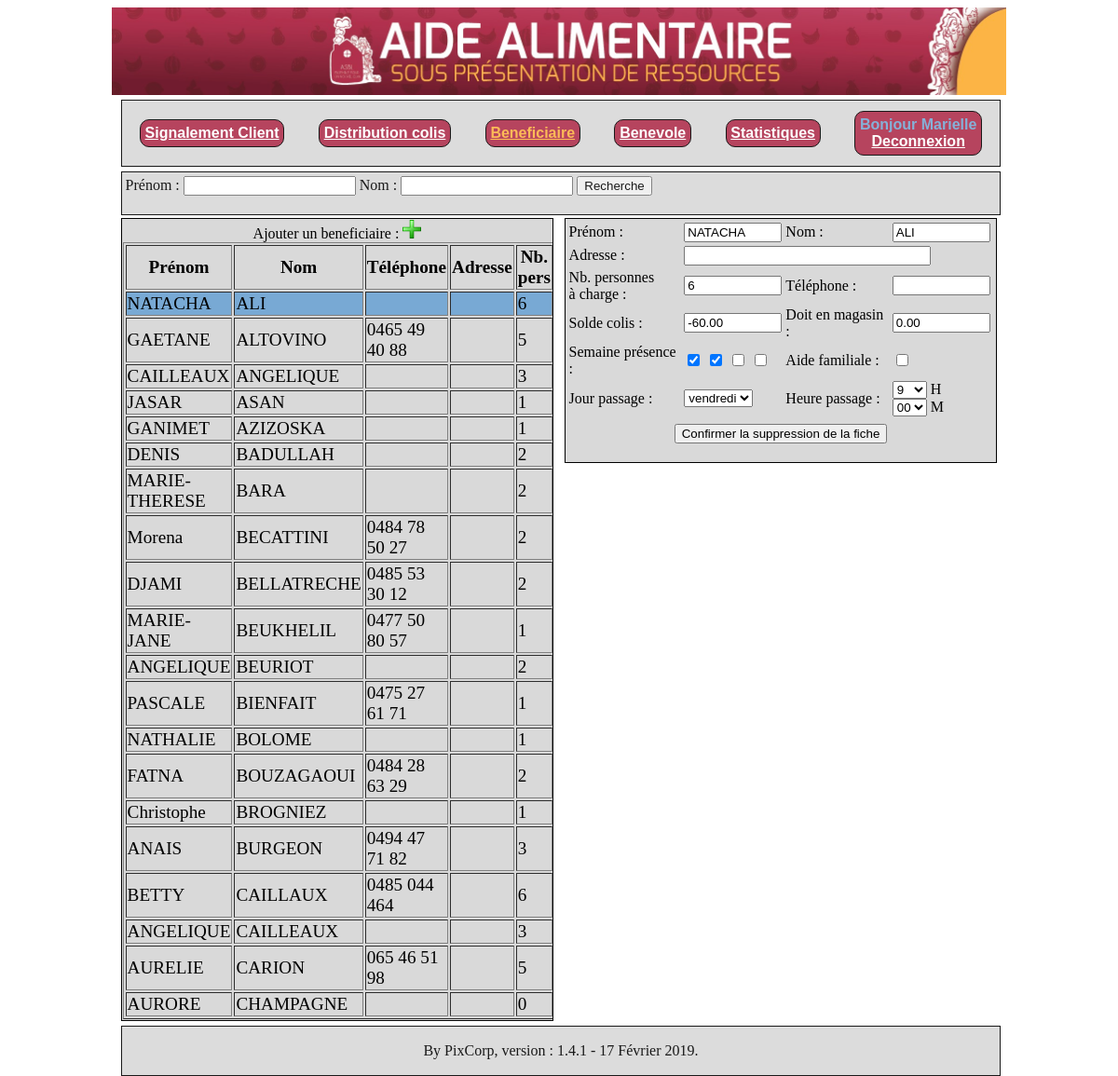
/beneficiaire/beneficiaires.php?module=3&reference=91 (signed in), run on an earlier commit of the app's database.
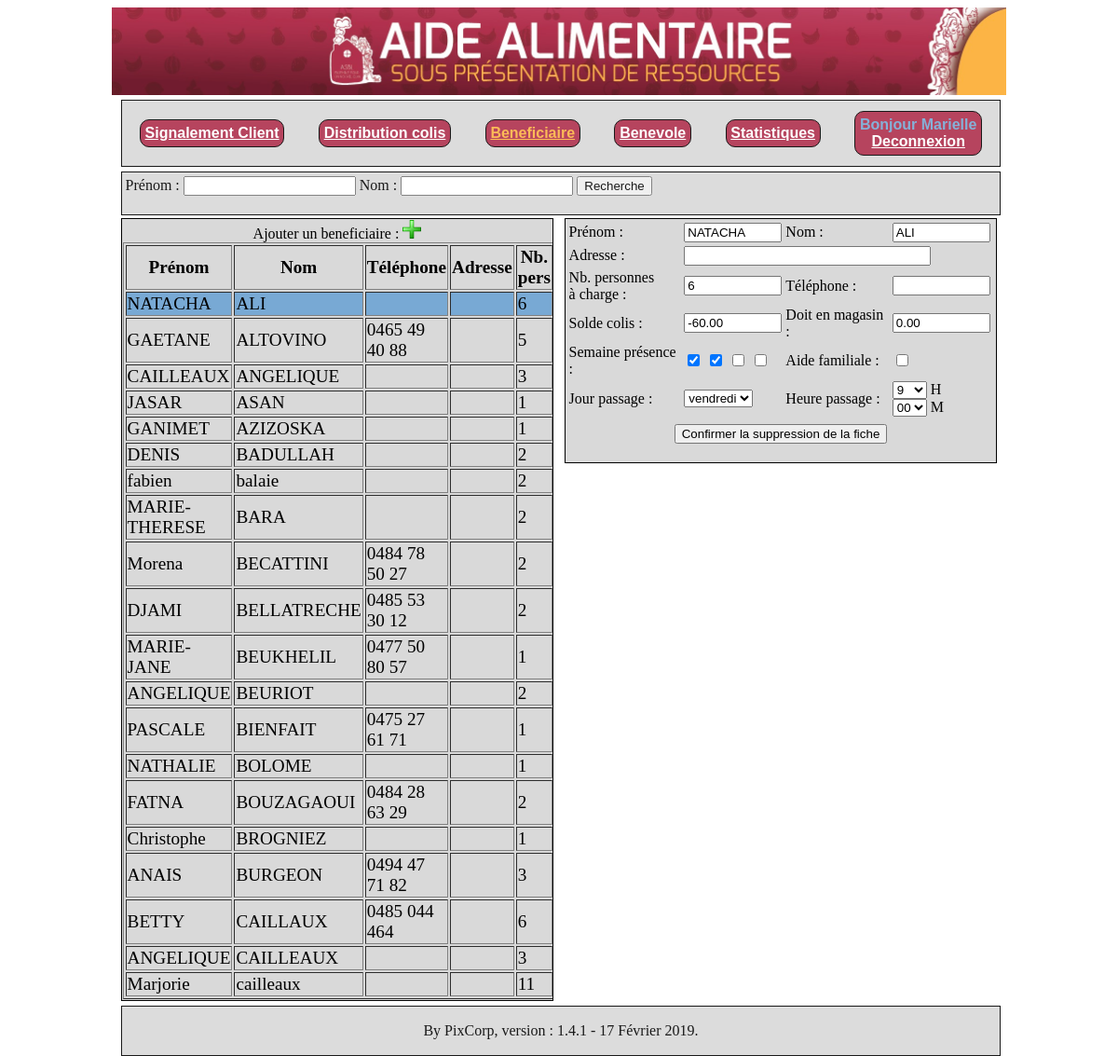
And on a later commit of the database.
### tables this page shows
CREATE TABLE `beneficiaires` (
  `nom` varchar(30) NOT NULL,
  `prenom` varchar(30) NOT NULL,
  `tel` varchar(20) NOT NULL,
  `adresse` varchar(56) NOT NULL,
  `nbracharge` int(11) NOT NULL,
  `heurepassage` time NOT NULL,
  `ref` bigint(20) NOT NULL,
  `sem1` tinyint(1) NOT NULL,
  `sem2` tinyint(1) NOT NULL,
  `sem3` tinyint(1) NOT NULL,
  `sem4` tinyint(1) NOT NULL,
  `aide_familiale` tinyint(1) NOT NULL COMMENT 'Indique si le bénéficiaire dispose d''une aide familiale.',
  `solde_colis` decimal(10,2) NOT NULL COMMENT 'Solde colis actuel d''un bénéficiaire',
  `dette_magasin` decimal(10,2) NOT NULL COMMENT 'Cumul des dettes actuelles d&#039;un bénéficiaire pour le magasin',
  `commentaire` mediumtext NOT NULL COMMENT 'Commentaire actuel d''un bénéficaire',
  `jourpassage` int(3) NOT NULL,
  `date_creation` datetime DEFAULT NULL,
  `id_utilisateur_creation` int(11) DEFAULT NULL,
  `date_modification` datetime DEFAULT NULL,
  `id_utilisateur_modification` int(11) DEFAULT NULL
);

### beneficiaire/beneficiaires.php (the view, shortened to what the changed rows need)
<?php
$base=ouvrebase();
$module=0;$reference=0;$depart=0;$nomc='';$prenomc='';
if (isset($_GET['module'])) {$module=$_GET['module'];}
if (isset($_GET['reference'])) {$reference=$_GET['reference'];}
?>
<div>
	<div class='blocgauche'>
		<table border=1 align='center' style='font-size:1.2em;'>
			<tr>
				<th>Prénom</th>
				<th>Nom</th>
				<th>Téléphone</th>
				<th>Adresse</th>
				<th>Nb. pers</th>
			</tr>
<?php
$sql="select * from beneficiaires";
$sql=$sql." order by nom asc limit 20 offset ".$depart;
$resultat=$base->query($sql);
while ($chaine=$resultat->fetch())
	{
?>
			<tr <?php if ($chaine['ref']==$reference) {echo 'bgcolor="#78A9D4"';}?> >
				<td><?php echo $chaine['prenom'];?></td>
				<td><?php echo $chaine['nom'];?></td>
				<td><?php echo $chaine['tel'];?></td>
				<td><?php echo $chaine['adresse'];?></td>
				<td><?php echo $chaine['nbracharge'];?></td>
			</tr>
<?php
	}
?>
		</table>
	</div>
<?php
$nom='';$prenom='';$tel='';$adresse='';$nbracharge='';$solde_colis='';$dette_magasin='';$sem1='';$sem2='';$sem3='';$sem4='';$aide_familiale='';$jourPassage='';$heurePassage='';$minutePassage='';
	if(($module==1 or $module==3) and $reference<>0)
		{
		$sql2="select * from beneficiaires where ref=".$reference;
		$resultat2=$base->query($sql2);
		$chaine2=$resultat2->fetch();
		$nom=$chaine2['nom'];
		$prenom=$chaine2['prenom'];
		$tel=$chaine2['tel'];
		$adresse=$chaine2['adresse'];
		$nbracharge=$chaine2['nbracharge'];
		$solde_colis=$chaine2['solde_colis'];
		$dette_magasin=$chaine2['dette_magasin'];
		$sem1=$chaine2['sem1'];
		$sem2=$chaine2['sem2'];
		$sem3=$chaine2['sem3'];
		$sem4=$chaine2['sem4'];
		$aide_familiale=$chaine2['aide_familiale'];
		$jourPassage=$chaine2['jourpassage'];
		$heurePassage=date('H',strtotime($chaine2['heurepassage']));
		$minutePassage=date('i',strtotime($chaine2['heurepassage']));
		}
if ($module<>0){
?>
	<div class='blocdroite'>
		<form name='fiche' action='enregistrer.php' enctype='multipart/form-data' method='POST'>
			<table>
				<tr>
					<td>Prénom : </td>
					<td>
						<input type='text' name='prenom' value='<?php echo $prenom;?>' size=10/>
					</td>
					<td>Nom : </td>
					<td>
						<input type='text' name='nom' value='<?php echo $nom;?>' required size=10 />
					</td>
				</tr>
				<tr>
					<td>Adresse : </td>
					<td colspan=3>
						<input type='text' size=30 name='adresse' value='<?php echo $adresse;?>' />
					</td>
				</tr>
				<tr>
					<td>Nb. personnes<br/>à charge : </td>
					<td>
						<input type='text'  name='nbracharge' value='<?php echo $nbracharge;?>' size=10 />
					</td>
					<td>Téléphone : </td>
					<td>
						<input type='text'  name='tel' value='<?php echo $tel;?>' size=10 />
					</td>
				</tr>
				<tr>
					<td>Solde colis : </td>
					<td>
						<input type='text'  name='solde_colis' value='<?php echo $solde_colis;?>' size=10 />
					</td>
					<td>Doit en magasin : </td>
					<td>
						<input type='text'  name='dette_magasin' value='<?php echo $dette_magasin;?>' size=10 />
					</td>
				</tr>
				<tr>
					<td>Semaine présence : </td>
					<td>
						<input type='checkbox' name='sem1' <?php if($sem1==1){ echo "checked";} ?> />
						<input type='checkbox' name='sem2' <?php if($sem2==1){ echo "checked";} ?> />
						<input type='checkbox' name='sem3' <?php if($sem3==1){ echo "checked";} ?> />
						<input type='checkbox' name='sem4' <?php if($sem4==1){ echo "checked";} ?> />
					</td>
					<td>Aide familiale : </td>
					<td>
						<input type='checkbox' name='aide_familiale' <?php if($aide_familiale==1){ echo "checked";} ?> />
					</td>
				</tr>
				<tr>
					<td>Jour passage : </td>
					<td>
						<SELECT name="jourPassage" size="1">
							<OPTION value="5" <?php if($jourPassage==5){ echo "selected";} ?>> vendredi
						</SELECT>
					</td>
					<td>Heure passage : </td>
					<td>
						<div style="float: left;">
							<SELECT name="heurePassage" size="1">
								<OPTION  <?php if($heurePassage==9){ echo "selected";} ?>> 9
								<OPTION  <?php if($heurePassage==10){ echo "selected";} ?>> 10
							</SELECT>
							H
						</div>
						<div style="float: left;">
							<SELECT name="minutePassage" size="1">
								<OPTION  <?php if($minutePassage==0){ echo "selected";} ?>> 00
								<OPTION  <?php if($minutePassage==15){ echo "selected";} ?>> 15
							</SELECT>
							M
						</div>
					</td>
				</tr>
				<tr>
					<td colspan=4>
					</td>
				</tr>
				<tr>
					<td colspan=4 align=center>
<?php
if ($module==3){echo "<input type='submit' value='Confirmer la suppression de la fiche'>";}
?>
					</td>
				</tr>
			</table>
		</form>
	</div>
</div>
<?php
}
?>

What changed in the data, as far as the page shows it:
no longer on this page (row unchanged): beneficiaires: prenom "AURELIE", nom "CARION", tel "065 46 51 98", nbracharge "5"
no longer on this page (row unchanged): beneficiaires: prenom "AURORE", nom "CHAMPAGNE", nbracharge "0"
added beneficiaires: prenom "fabien", nom "balaie", nbracharge "2"
added beneficiaires: prenom "Marjorie", nom "cailleaux", nbracharge "11"
